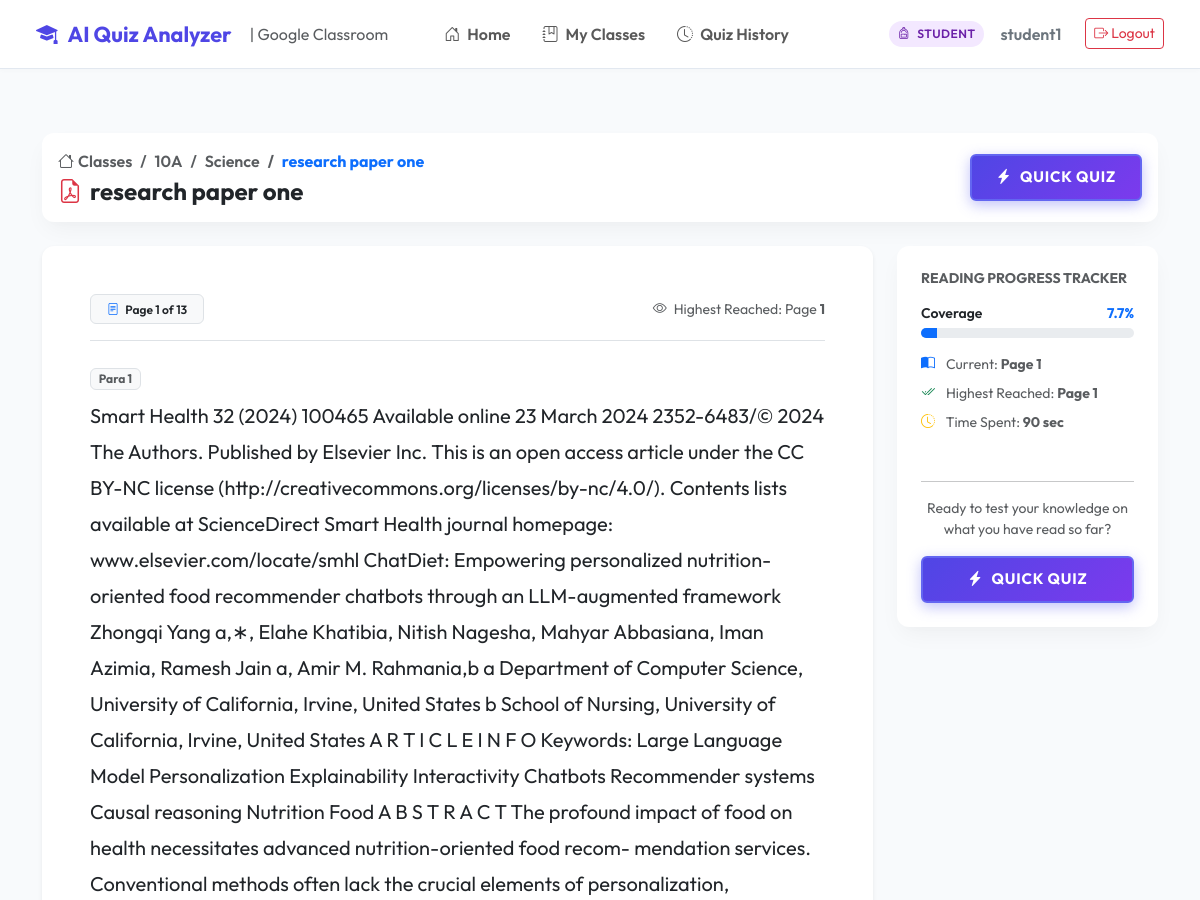
The page /document/2/read/ (signed in, upper part) on the database as committed earlier.
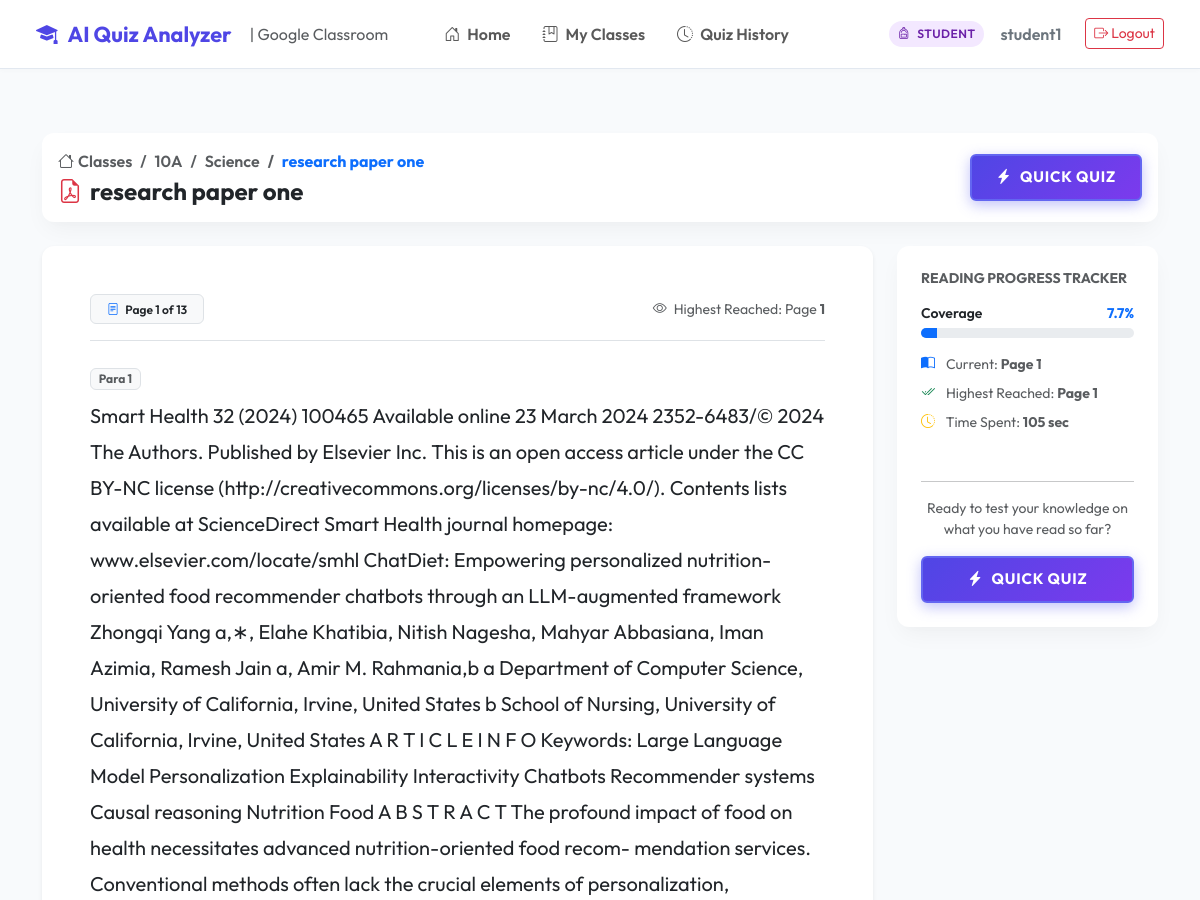
The same page on the database as committed later.
### quiz_app/models.py (models this page shows, shortened)
class ReadingProgress(models.Model):
    student = models.ForeignKey(User, on_delete=models.CASCADE, related_name='reading_progress')
    document = models.ForeignKey(Document, on_delete=models.CASCADE, related_name='student_progress')
    highest_page = models.IntegerField(default=1)
    paragraph_number = models.IntegerField(default=1)
    line_number = models.IntegerField(default=1)
    last_accessed = models.DateTimeField(auto_now=True)
    time_spent = models.IntegerField(default=0)  # in seconds
    class Meta:
        unique_together = ('student', 'document')
    @property
    def percentage(self):
        if self.document.total_pages > 0:
            pct = (self.highest_page / self.document.total_pages) * 100
            return round(pct, 1)
        return 0.0

class Document(models.Model):
    FILE_TYPE_CHOICES = (
        ('PDF', 'PDF Document'),
        ('PPT', 'PPT Presentation'),
        ('PPTX', 'PPTX Presentation'),
    )
    STATUS_CHOICES = (
        ('PENDING', 'Pending Processing'),
        ('PROCESSING', 'Processing'),
        ('COMPLETED', 'AI Analysis Completed'),
        ('FAILED', 'Processing Failed'),
    )
    classroom = models.ForeignKey(ClassRoom, on_delete=models.CASCADE, related_name='documents')
    title = models.CharField(max_length=255)
    file = models.FileField(upload_to='documents/', null=True, blank=True)
    file_type = models.CharField(max_length=10, choices=FILE_TYPE_CHOICES, default='PDF')
    total_pages = models.IntegerField(default=0)
    upload_date = models.DateTimeField(auto_now_add=True)
    processing_status = models.CharField(max_length=20, choices=STATUS_CHOICES, default='PENDING')

### quiz_app/views.py (the view)
# urls.py: path('document/<int:doc_id>/read/', views.document_viewer, name='document_viewer'),
@login_required
def document_viewer(request, doc_id):
    doc = get_object_or_404(Document, id=doc_id)
    if request.user.is_student:
        is_enrolled = Enrollment.objects.filter(student=request.user, classroom=doc.classroom).exists()
        if not is_enrolled:
            messages.error(request, f"Access Denied: You are not enrolled in class '{doc.classroom.name}'.")
            return redirect('student_dashboard')
    pages = doc.pages.all().order_by('page_number')
    if not pages.exists():
        DocumentAnalyzer.process_document(doc)
        pages = doc.pages.all().order_by('page_number')
    progress, _ = ReadingProgress.objects.get_or_create(
        student=request.user,
        document=doc,
        defaults={'highest_page': 1}
    )
    page_num = request.GET.get('page', progress.highest_page)
    try:
        page_num = int(page_num)
        page_num = max(1, min(page_num, doc.total_pages or 1))
    except ValueError:
        page_num = 1
    if page_num > progress.highest_page:
        progress.highest_page = page_num
        progress.save()
    current_page = pages.filter(page_number=page_num).first()
    context = {
        'document': doc,
        'pages': pages,
        'current_page': current_page,
        'current_page_num': page_num,
        'progress': progress,
        'total_pages': doc.total_pages or len(pages),
    }
    return render(request, 'documents/viewer.html', context)

### quiz_app/models.py (called while the page is built)
    @property
    def is_teacher(self):
        return self.role == 'TEACHER'

    @property
    def is_student(self):
        return self.role == 'STUDENT'

### templates/documents/viewer.html (shortened to what the changed rows need)
{% extends 'base.html' %}
{% block content %}
<div class="container py-3">
    <div class="row g-4">
        <div class="col-lg-9">
            <div class="card card-custom p-4 p-md-5 border-0 shadow-sm min-vh-50" style="min-height: 520px; background: #ffffff;">
                <div class="d-flex justify-content-between align-items-center border-bottom pb-3 mb-4">
                    <span class="text-muted small">
                        <i class="bi bi-eye me-1"></i> Highest Reached: Page <strong id="highestPageText">{{ progress.highest_page }}</strong>
                    </span>
                </div>
            </div>
        </div>
        <div class="col-lg-3">
            <div class="card card-custom p-4 border-0 mb-4 sticky-top" style="top: 80px;">
                <div class="mb-3">
                    <div class="d-flex justify-content-between mb-1">
                        <span class="small fw-semibold">Coverage</span>
                        <span class="small fw-bold text-primary">{{ progress.percentage }}%</span>
                    </div>
                </div>
                <ul class="list-unstyled small text-muted mb-4">
                    <li class="mb-2"><i class="bi bi-check2-all text-success me-2"></i> Highest Reached: <strong>Page {{ progress.highest_page }}</strong></li>
                    <li class="mb-2"><i class="bi bi-clock-history text-warning me-2"></i> Time Spent: <strong>{{ progress.time_spent }} sec</strong></li>
                </ul>
            </div>
        </div>
    </div>
</div>
{% endblock %}

Rows that differ between the two databases and show on the page:
changed ReadingProgress: time_spent "90" → "105"
